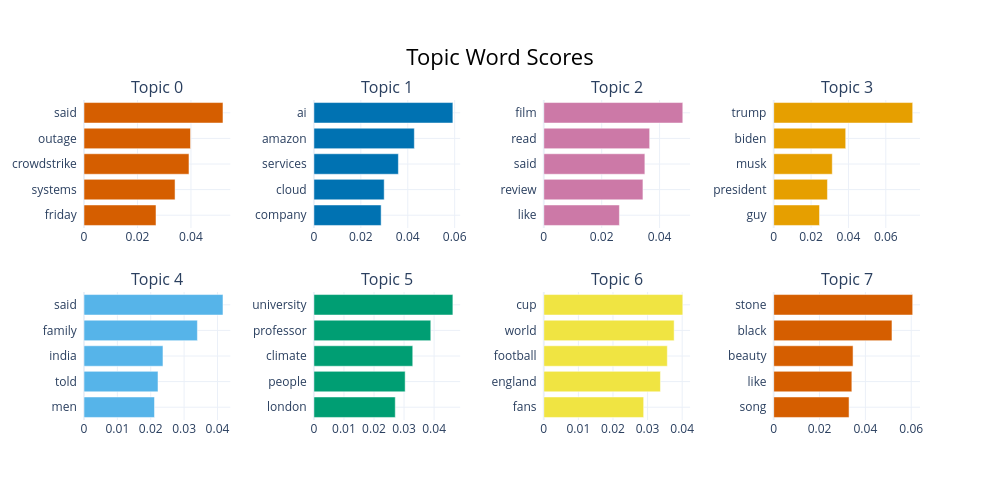

Source (notebook cell):
### Markdown cell above
## postAI

### Code cell
fig = post_model.visualize_barchart(top_n_topics=8)
fig.show()

### Figure 1 — Plotly figure (JSON) as saved in the notebook; plotly's stock layout.template omitted (floating-point values rounded to 4 significant figures)
{"data": [{"marker": {"color": "#D55E00"}, "orientation": "h", "type": "bar", "x": [0.02693, 0.03406, 0.03927, 0.03984, 0.05199], "xaxis": "x", "y": ["friday  ", "systems  ", "crowdstrike  ", "outage  ", "said  "], "yaxis": "y"}, {"marker": {"color": "#0072B2"}, "orientation": "h", "type": "bar", "x": [0.02866, 0.02996, 0.036, 0.0428, 0.05924], "xaxis": "x2", "y": ["company  ", "cloud  ", "services  ", "amazon  ", "ai  "], "yaxis": "y2"}, {"marker": {"color": "#CC79A7"}, "orientation": "h", "type": "bar", "x": [0.02612, 0.03425, 0.03492, 0.03657, 0.04802], "xaxis": "x3", "y": ["like  ", "review  ", "said  ", "read  ", "film  "], "yaxis": "y3"}, {"marker": {"color": "#E69F00"}, "orientation": "h", "type": "bar", "x": [0.02452, 0.02875, 0.03135, 0.03853, 0.07438], "xaxis": "x4", "y": ["guy  ", "president  ", "musk  ", "biden  ", "trump  "], "yaxis": "y4"}, {"marker": {"color": "#56B4E9"}, "orientation": "h", "type": "bar", "x": [0.02112, 0.02217, 0.02366, 0.03398, 0.04165], "xaxis": "x5", "y": ["men  ", "told  ", "india  ", "family  ", "said  "], "yaxis": "y5"}, {"marker": {"color": "#009E73"}, "orientation": "h", "type": "bar", "x": [0.02708, 0.03037, 0.03289, 0.0389, 0.04625], "xaxis": "x6", "y": ["london  ", "people  ", "climate  ", "professor  ", "university  "], "yaxis": "y6"}, {"marker": {"color": "#F0E442"}, "orientation": "h", "type": "bar", "x": [0.02887, 0.03372, 0.0357, 0.03768, 0.04018], "xaxis": "x7", "y": ["fans  ", "england  ", "football  ", "world  ", "cup  "], "yaxis": "y7"}, {"marker": {"color": "#D55E00"}, "orientation": "h", "type": "bar", "x": [0.03288, 0.0341, 0.03462, 0.0516, 0.06063], "xaxis": "x8", "y": ["song  ", "like  ", "beauty  ", "black  ", "stone  "], "yaxis": "y8"}], "layout": {"annotations": [{"font": {"size": 16}, "showarrow": false, "text": "Topic 0", "x": 0.0875, "xanchor": "center", "xref": "paper", "y": 1, "yanchor": "bottom", "yref": "paper"}, {"font": {"size": 16}, "showarrow": false, "text": "Topic 1", "x": 0.3625, "xanchor": "center", "xref": "paper", "y": 1, "yanchor": "bottom", "yref": "paper"}, {"font": {"size": 16}, "showarrow": false, "text": "Topic 2", "x": 0.6375, "xanchor": "center", "xref": "paper", "y": 1, "yanchor": "bottom", "yref": "paper"}, {"font": {"size": 16}, "showarrow": false, "text": "Topic 3", "x": 0.9125, "xanchor": "center", "xref": "paper", "y": 1, "yanchor": "bottom", "yref": "paper"}, {"font": {"size": 16}, "showarrow": false, "text": "Topic 4", "x": 0.0875, "xanchor": "center", "xref": "paper", "y": 0.4, "yanchor": "bottom", "yref": "paper"}, {"font": {"size": 16}, "showarrow": false, "text": "Topic 5", "x": 0.3625, "xanchor": "center", "xref": "paper", "y": 0.4, "yanchor": "bottom", "yref": "paper"}, {"font": {"size": 16}, "showarrow": false, "text": "Topic 6", "x": 0.6375, "xanchor": "center", "xref": "paper", "y": 0.4, "yanchor": "bottom", "yref": "paper"}, {"font": {"size": 16}, "showarrow": false, "text": "Topic 7", "x": 0.9125, "xanchor": "center", "xref": "paper", "y": 0.4, "yanchor": "bottom", "yref": "paper"}], "height": 500, "hoverlabel": {"bgcolor": "white", "font": {"family": "Rockwell", "size": 16}}, "showlegend": false, "title": {"font": {"color": "Black", "size": 22}, "text": "Topic Word Scores", "x": 0.5, "xanchor": "center", "yanchor": "top"}, "width": 1000, "xaxis": {"anchor": "y", "domain": [0, 0.175], "showgrid": true}, "xaxis2": {"anchor": "y2", "domain": [0.275, 0.45], "showgrid": true}, "xaxis3": {"anchor": "y3", "domain": [0.55, 0.725], "showgrid": true}, "xaxis4": {"anchor": "y4", "domain": [0.825, 1], "showgrid": true}, "xaxis5": {"anchor": "y5", "domain": [0, 0.175], "showgrid": true}, "xaxis6": {"anchor": "y6", "domain": [0.275, 0.45], "showgrid": true}, "xaxis7": {"anchor": "y7", "domain": [0.55, 0.725], "showgrid": true}, "xaxis8": {"anchor": "y8", "domain": [0.825, 1], "showgrid": true}, "yaxis": {"anchor": "x", "domain": [0.6, 1], "showgrid": true}, "yaxis2": {"anchor": "x2", "domain": [0.6, 1], "showgrid": true}, "yaxis3": {"anchor": "x3", "domain": [0.6, 1], "showgrid": true}, "yaxis4": {"anchor": "x4", "domain": [0.6, 1], "showgrid": true}, "yaxis5": {"anchor": "x5", "domain": [0, 0.4], "showgrid": true}, "yaxis6": {"anchor": "x6", "domain": [0, 0.4], "showgrid": true}, "yaxis7": {"anchor": "x7", "domain": [0, 0.4], "showgrid": true}, "yaxis8": {"anchor": "x8", "domain": [0, 0.4], "showgrid": true}}}
